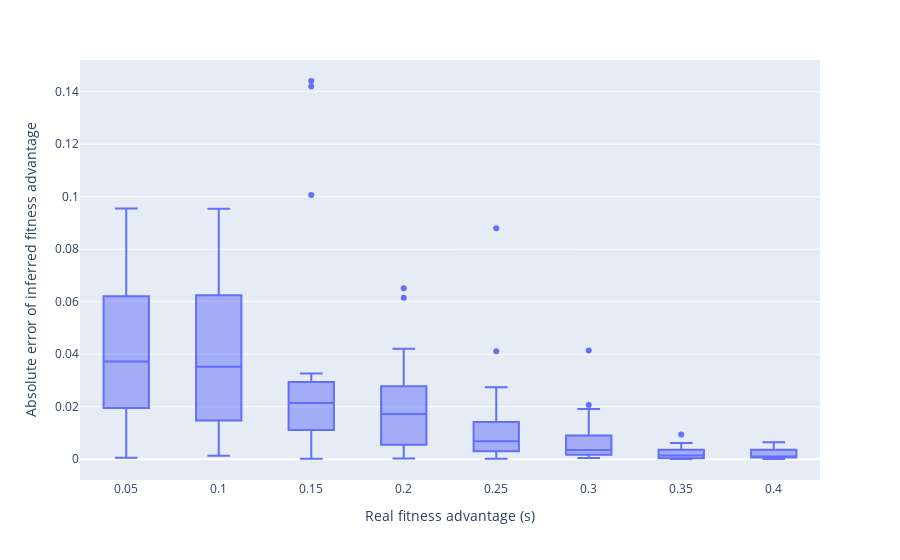

This figure's notebook cell:
### Code cell
# Boxplot of absolute error

fig = px.box(df_error)
fig.update_layout(xaxis_title='Real fitness advantage (s)',
                  yaxis_title='Absolute error of inferred fitness advantage')
fig.show()
#fig.write_image("Figure 3", engine="orca")

### Figure 1 — Plotly figure (JSON) as saved in the notebook; plotly's stock layout.template omitted (floating-point values rounded to 4 significant figures; data arrays with more than 128 entries replaced by an {"elided": "..."} marker saying what was removed)
{"data": [{"alignmentgroup": "True", "hovertemplate": "variable=%{x}<br>value=%{y}<extra></extra>", "legendgroup": "", "marker": {"color": "#636efa"}, "name": "", "notched": false, "offsetgroup": "", "orientation": "v", "showlegend": false, "type": "box", "x": {"elided": "160 str values"}, "x0": " ", "xaxis": "x", "y": {"elided": "160 float values"}, "y0": " ", "yaxis": "y"}], "layout": {"boxmode": "group", "legend": {"tracegroupgap": 0}, "margin": {"t": 60}, "xaxis": {"anchor": "y", "domain": [0, 1], "title": {"text": "Real fitness advantage (s)"}}, "yaxis": {"anchor": "x", "domain": [0, 1], "title": {"text": "Absolute error of inferred fitness advantage"}}}}
